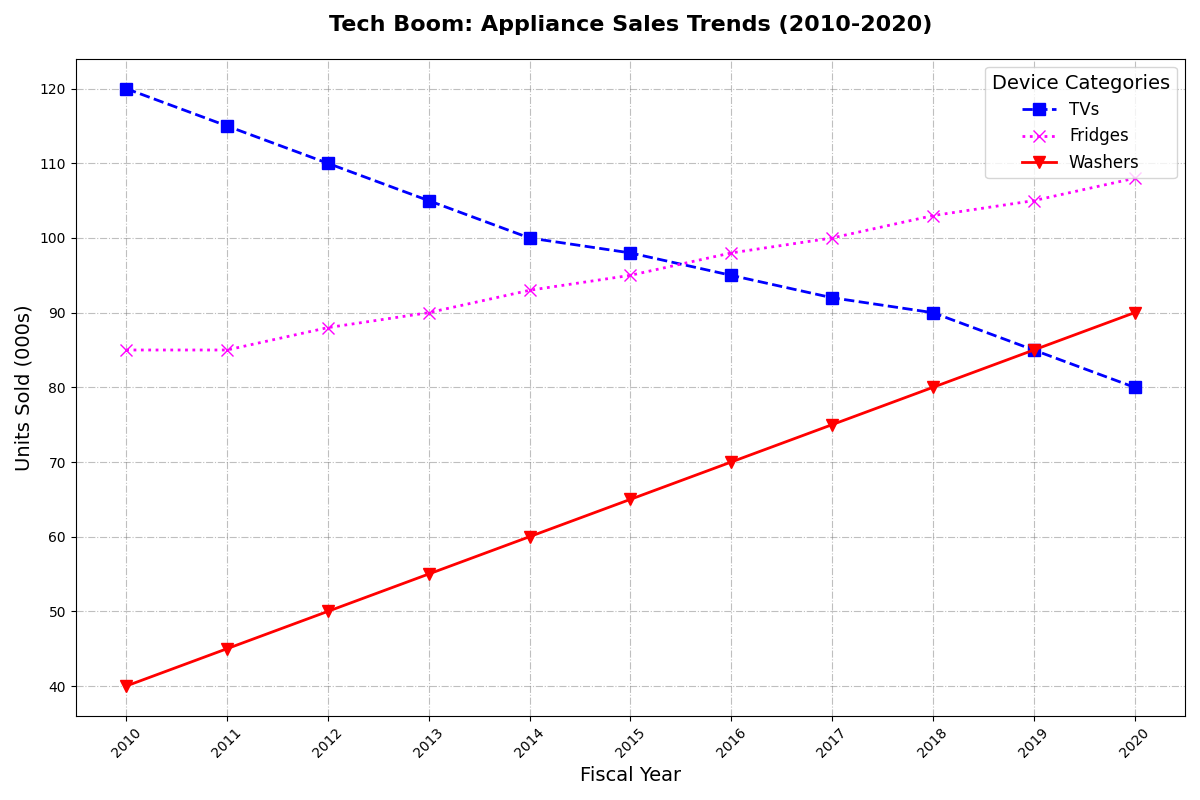

This chart was generated by the following Python code:
import matplotlib.pyplot as plt
import numpy as np

years = np.arange(2010, 2021)
televisions = np.array([120, 115, 110, 105, 100, 98, 95, 92, 90, 85, 80])
refrigerators = np.array([85, 85, 88, 90, 93, 95, 98, 100, 103, 105, 108])
washing_machines = np.array([40, 45, 50, 55, 60, 65, 70, 75, 80, 85, 90])

fig, ax = plt.subplots(figsize=(12, 8))

ax.plot(years, televisions, label='TVs', color='blue', marker='s', linestyle='--', linewidth=2, markersize=8)
ax.plot(years, refrigerators, label='Fridges', color='magenta', marker='x', linestyle=':', linewidth=2, markersize=8)
ax.plot(years, washing_machines, label='Washers', color='red', marker='v', linestyle='-', linewidth=2, markersize=8)

ax.set_title('Tech Boom: Appliance Sales Trends (2010-2020)', fontsize=16, fontweight='bold', pad=20)
ax.set_xlabel('Fiscal Year', fontsize=14)
ax.set_ylabel('Units Sold (000s)', fontsize=14)
ax.set_xticks(years)
ax.set_xticklabels(years, rotation=45)

ax.legend(title='Device Categories', fontsize=12, title_fontsize=14, loc='upper right')
ax.grid(True, linestyle='-.', color='gray', alpha=0.5)

plt.tight_layout()
plt.show()
